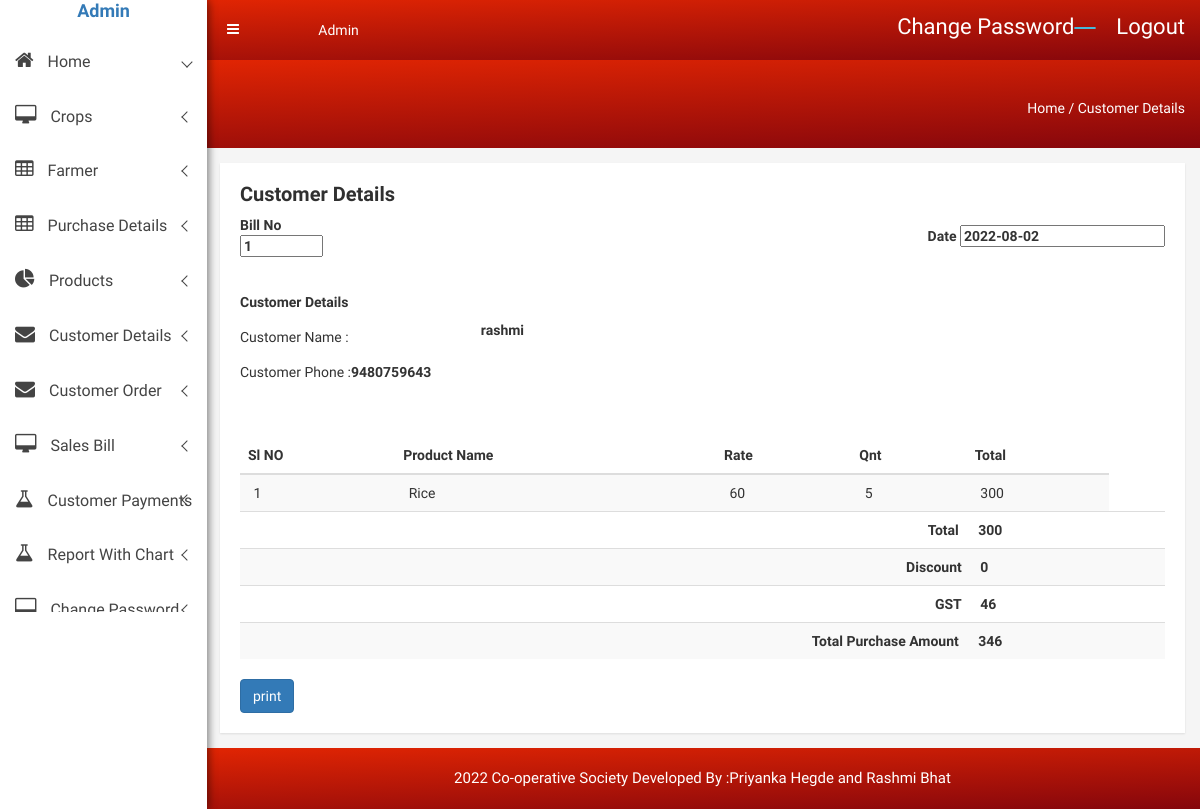
The page /admin/bill_details_more.php?bmid=1&dat=2022-08-02&cust_id=2 on the database its author committed.
### tables this page shows
CREATE TABLE `customer_details` (
  `customer_id` int(90) NOT NULL,
  `customer_name` varchar(100) NOT NULL,
  `customer_address` varchar(200) NOT NULL,
  `customer_city` varchar(250) NOT NULL,
  `contact_number` varchar(12) NOT NULL,
  `email` varchar(110) NOT NULL
);

CREATE TABLE `sales_details` (
  `sales_details_id` int(100) NOT NULL,
  `sales_master_id` varchar(150) NOT NULL,
  `product_id` int(200) NOT NULL,
  `quantity` int(180) NOT NULL,
  `rate` int(11) NOT NULL,
  `discount` varchar(250) NOT NULL
);

CREATE TABLE `products` (
  `product_id` int(100) NOT NULL,
  `product_name` varchar(150) NOT NULL,
  `product_rate` int(200) NOT NULL,
  `product_size` varchar(100) NOT NULL,
  `product_stock` varchar(100) NOT NULL,
  `product_image` varchar(200) NOT NULL
);

### admin/bill_details_more.php (the view, shortened to what this page needs)
<?php include('meta_tag.php'); ?>
<body>
  <?php include('sidebar.php'); ?>
            <div class="breadcome-area">
                <div class="container-fluid">
                    <div class="row">
                        <div class="col-lg-12 col-md-12 col-sm-12 col-xs-12">
                            <div class="breadcome-list single-page-breadcome">
                                <div class="row">
                                    <div class="col-lg-6 col-md-6 col-sm-6 col-xs-6">
                                    </div>
                                    <div class="col-lg-6 col-md-6 col-sm-6 col-xs-6">
                                        <ul class="breadcome-menu">
                                            <li><a href="#">Home</a> <span class="bread-slash">/</span>
                                            </li>
                                            <li><span class="bread-blod">Customer Details</span>
                                            </li>
                                        </ul>
                                    </div>
                                </div>
                            </div>
                        </div>
                    </div>
                </div>
            </div>
        </div>
		<div id="printableArea">
        <div class="data-table-area mg-tb-15">
            <div class="container-fluid">
                <div class="row">
                    <div class="col-lg-12 col-md-12 col-sm-12 col-xs-12">
                        <div class="sparkline13-list">
                            <div class="sparkline13-hd">
                                <div class="main-sparkline13-hd">
                                  <h1><span class="table-project-n">Customer  </span> Details</h1>
                              </div>
                            </div>
                            <div class="sparkline13-graph">
                                <div class="datatable-dashv1-list custom-datatable-overright">
 <?php
	include('database.php');
$bmid=$_REQUEST["bmid"];
$dat=$_REQUEST["dat"];
$cust_id=$_REQUEST["cust_id"];
?>
<table  width="100%" >
						<thead>
    <tr>
      <th width="34">Bill No
        <input name="bmid" type="text" id="bmid" value="<?php echo $bmid; ?>" size="5" readonly=""></th>
      <th width="203">&nbsp;</th>
      <th width="321">&nbsp;</th>
      <th width="491"><div align="right">Date
            <input name="date" type="text" readonly=""  value="<?php echo $dat; ?>">
      </div></th>
    </tr>
    <tr>
      <td colspan="2"><p>&nbsp;</p>        <p><b>Customer Details</b>
            <?php
		  $sql="select * from customer_details where customer_id='$cust_id'";
		$res=mysqli_query($conn,$sql);
$row=mysqli_fetch_array($res);
		?>
  </p>
        <p>Customer Name :<br>
                  </p>Customer Phone :<b><?php echo $row["contact_number"] ?></b></td>
      <td width="321"><p>&nbsp;</p>
        <p><b><?php echo $row["customer_name"] ?></b></p>
        </td>
      <td>&nbsp;</td>
    </tr>
    <tr>
      <td>&nbsp;</td>
      <td>&nbsp;</td>
      <td>&nbsp;</td>
      <td>&nbsp;</td>
    </tr>
  </table>
  <p>&nbsp;  </p>
  <table class="table table-striped">
						<thead>
    <tr>
      <th>Sl NO</th>
      <th>Product Name </th>
      <th>Rate</th>
      <th>Qnt</th>
      <th>Total</th>
    </tr>
	</thead>
	<?php
	$slno=0;
	$vat=0;
	$discount=0;
	$total=0;
	$gtotal=0;
		$sql3="select * from  sales_details bd, products p where bd.product_id=p.product_id and bd.sales_master_id='$bmid' ";
		$res3=mysqli_query($conn,$sql3);
			while($row3=mysqli_fetch_array($res3))
		{
		$slno=$slno+1;
		 $qnt=$row3["quantity"];
		 $rate=$row3["rate"];
		 $dic=$row3["discount"];
		 $pname=$row3["product_name"];
		$tot=($rate*$qnt);
		 $discount=$discount+$dic;
		 $total=$total+$tot;
		 $vat=($total*18)/118;
		 $gtotal=($total+$vat)-$discount;
		?>
    <tr>
      <td>&nbsp;<?php echo $slno; ?></td>
      <td>&nbsp;<?php echo $pname; ?></td>
      <td>&nbsp;<?php echo $rate; ?></td>
      <td>&nbsp;<?php echo $qnt; ?></td>
      <td>&nbsp;<?php echo $tot; ?></td>
    </tr>
	<?php
	}
	?>
	<tr>
	  <th colspan="4"><div align="right"><b>Total</b></div></th>
	  <th>&nbsp;<b><?php echo $total; ?><b></th>
	  <td>&nbsp;</td>
	  </tr>
	<tr>
	  <td colspan="4"><div align="right"><b>Discount</b></div></td>
	  <td>&nbsp;<b><?php echo $discount; ?></b></td>
	  <td>&nbsp;</td>
	  </tr>
	<tr>
      <td colspan="4"><div align="right"><b>GST</b></div></td>
      <td>&nbsp;<b><?php echo round($vat); ?></b></td>
      <td>&nbsp;</td>
    </tr>
    <tr>
      <th colspan="4"><div align="right"><b>Total Purchase Amount </b></div></th>
      <th>&nbsp;<b><?php echo round($gtotal); ?><b></th>
      <td>&nbsp;</td>
    </tr>
</table>
<input type="button" onclick="printDiv('printableArea')" value="print" class="btn btn-primary" />
                                </div>
                            </div>
                        </div>
                    </div>
                </div>
            </div>
        </div></div>
        <?php include('footer.php'); ?>
</html>

### admin/css/main.css (style rules this page uses)
html { color: #222; font-size: 1em; line-height: 1.4; }

### admin/style.css (style rules this page uses)
html, body { height: 100%; font-family: 'Play', sans-serif;font-weight:400;background:#f5f5f5; }
p { margin:0 0 15px; }
h1, h2, h3, h4, h5, h6 { margin: 0 0 10px; font-weight:700; }
ul { list-style: outside none none; margin: 0; padding: 0 }
.mg-tb-15 { margin:15px 0px; }
.breadcome-list { padding-top:30px; padding-bottom:100px; }
ul.breadcome-menu { padding-top: 8px; }
ul.breadcome-menu { text-align: right; }
ul.breadcome-menu li { font-size: 14px; display: inline-block; color:#fff; }
ul.breadcome-menu li a { color:#fff; }
.product-sales-chart, .analytics-info-cs, .tranffic-als-inner, .analytics-rounded, .single-new-trend, .personal-info-wrap, .author-widgets-single, .calender-inner, .product-status-wrap, .review-tab-pro-inner, .income-dashone-total, .analytics-adminpro-wrap, .analytics-sparkle-line, .analysis-progrebar, .sparkline8-list, .sparkline9-list, .sparkline7-list, .sparkline10-list, .sparkline12-list, .sparkline13-list, .sparkline14-list, .sparkline13-list, .sparkline11-list, .x-editable-list, .code-editor-single, .blog-details-inner, .charts-single-pro, .about-sparkline, .sparkline-list, .button-ad-wrap, .tab-content-details, .sparkline16-list, .sparkline15-list, .tinymce-single { padding:20px; background:#fff; -webkit-box-shadow: 0px 1px 2px 0px rgba(0, 0, 0, 0.1); box-shadow: 0px 1px 2px 0px rgba(0, 0, 0, 0.1); }
.breadcome-list.single-page-breadcome { padding-top: 30px; padding-bottom: 30px; }
.main-sparkline8-hd h1, .main-sparkline9-hd h1, .main-spark7-hd h1, .main-sparkline10-hd h1, .main-sparkline11-hd h1, .main-sparkline12-hd h1, .main-sparkline13-hd h1, .main-sparkline14-hd h1 { font-size:20px; color:#303030; }
.custom-datatable-overright table tbody tr td { padding-left: 10px !important; padding-right: 5px !important; font-size: 14px; text-align: left; }

### rows shown on the page
customer_details: contact_number "9480759643", customer_name "rashmi"
sales_details: product.product_name "Rice", rate "60", quantity "5", tot "300"

### other values the page prints
$total "300"
$discount "0"
$vat "46"
$gtotal "346"
